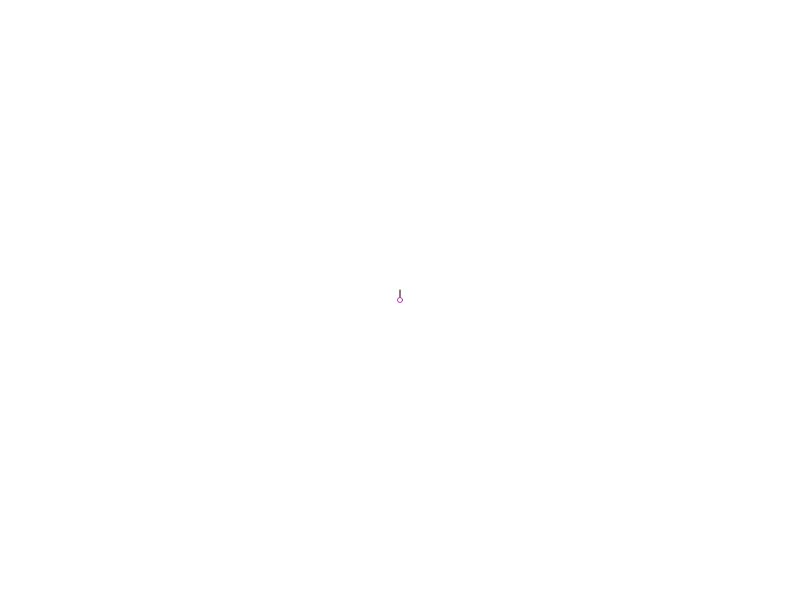
Frame 1 (no input)
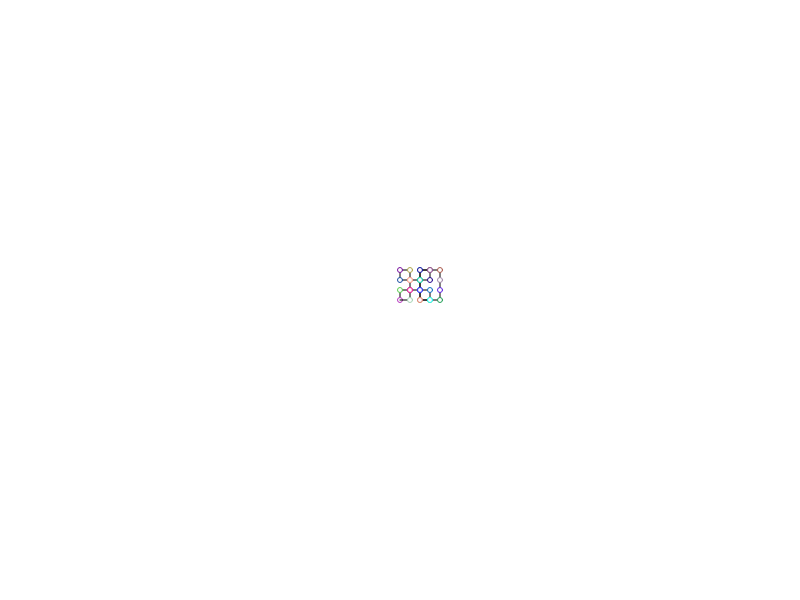
Frame 60 (no input)
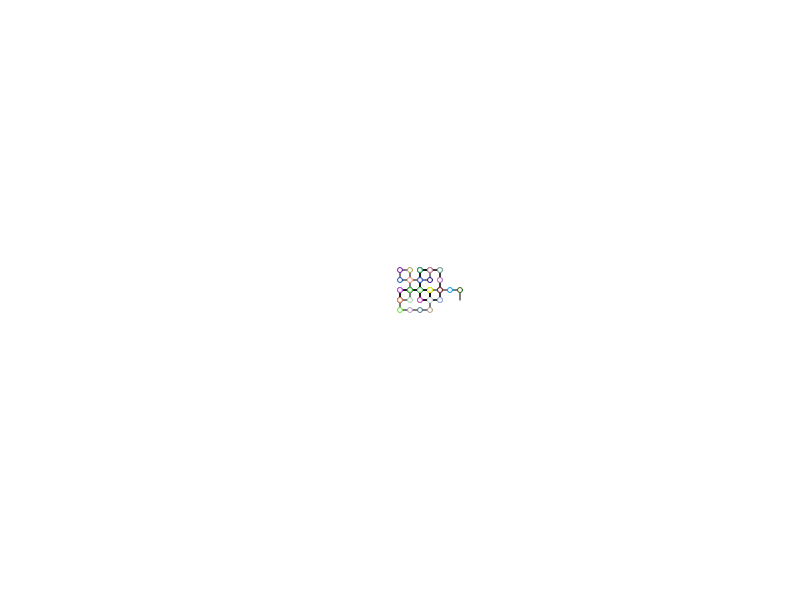
Frame 120 (the mouse pressed at the canvas centre since frame 60)

The p5.js sketch that drew these frames (run headless with seeded random() and noise() and a simulated clock; from frame 60 on, the mouse is pressed at the canvas centre):

// p5.js sketch
// ── sketch.js
var x, y;
var angle = 270;
var distance = 10;
var angleamt = 90;

var string = 'F+F−F−F+F+F+F−F−F+F−F+F−F−F+F−F+F−F−F+F+F+F−F−F+F+F+F−F−F+F+F+F−F−F+F−F+F−F−F+F−F+F−F−F+F+F+F−F−F+F−F+F−F−F+F+F+F−F−F+F−F+F−F−F+F−F+F−F−F+F+F+F−F−F+F−F+F−F−F+F+F+F−F−F+F−F+F−F−F+F−F+F−F−F+F+F+F−F−F+F+F+F−F−F+F+F+F−F−F+F−F+F−F−F+F−F+F−F−F+F+F+F−F−F+F';
var pos = 0;

function setup() {
  createCanvas(800, 600);
  x = width/2;
  y = height/2;
  background(255);
}

function draw() {
  
  var c = string.charAt(pos);
  doit(c);
  pos = (pos+1) % string.length;

  
}

function doit(k) {
  if(k=='F') {
    stroke(0);
    var x1 = x + distance*cos(radians(angle));
    var y1 = y + distance*sin(radians(angle));
    line(x, y, x1, y1);
    stroke(random(255), random(255), random(255));
    ellipse(x, y, distance/2, distance/2);
    x = x1;
    y = y1;
  }
  else if(k=='f') {
    x = x + distance*cos(radians(angle));
    y = y + distance*sin(radians(angle));
  }
  else if(k=='+') angle+=angleamt;
  else if(k=='-') angle-=angleamt;
  else if(k=='C') background(255);
}
